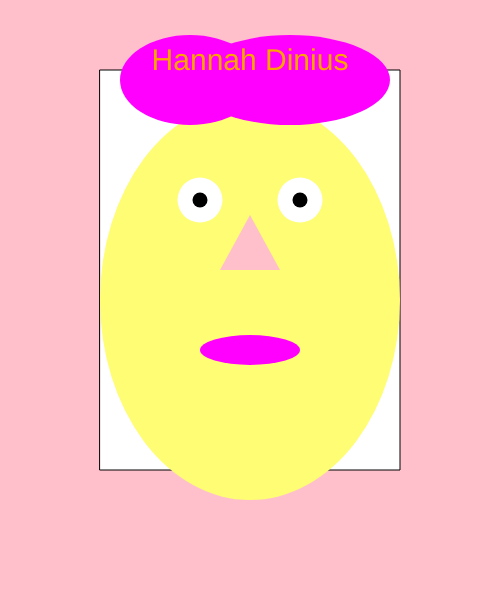
Frame 1 (no input)
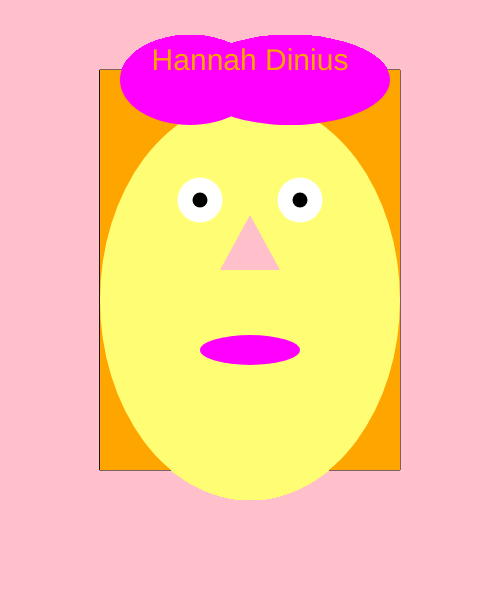
Frame 60 (no input)
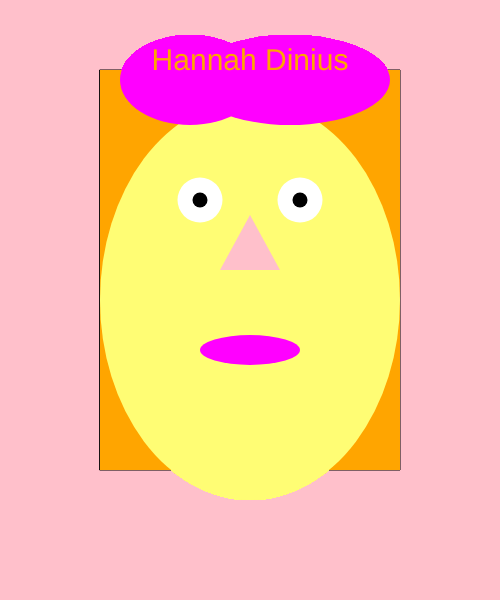
Frame 120 (the mouse pressed at the canvas centre since frame 60)

The p5.js sketch that drew these frames (run headless with seeded random() and noise() and a simulated clock; from frame 60 on, the mouse is pressed at the canvas centre):

// p5.js sketch
// ── sketch.js
function setup() {
  createCanvas(500, 600);
  background("pink");
}

function draw() {
  //text("X: "+mouseX, 0, height/3);
  //text("Y: "+mouseY, 0, height/2);
  // hair
  rect(100, 70, 300, 400);

  //head
  noStroke();
  fill("#FFFD74");
  ellipse(width / 2, height / 2, 300, 400);

  //eyes
  fill("white");
  ellipse(200, 200, 45, 45);
  ellipse(300, 200, 45, 45);

  fill("black");
  ellipse(200, 200, 15, 15);
  ellipse(300, 200, 15, 15);

  //nose
  fill("pink");
  triangle(250, 215, 280, 270, 220, 270);

  //mouth
  fill("#FF00FF");
  ellipse(250, 350, 100, 30);

  //Hair
  fill("#FF00FF");
  ellipse(190, 80, 140, 90);
  fill("#FF00FF");
  ellipse(290, 80, 200, 90);

  //please type your name
  textAlign(CENTER);
  fill("orange");
  textSize(30);
  text("Hannah Dinius", width / 2, 70);
}
function keyPressed() {
  fill("blue");
  textAlign(CENTER);
  textSize(32);
  text("nice to meet you", width / 2, 550);
}

// ── style.css
html, body {
  margin: 0;
  padding: 0;
}
canvas {
  display: block;
}
  body {
    background-color: white
  }
  canvas{ 
  display: block;
  border-width:4 px;
    border-style: dashed;
      border-color: blue
  }
body{ 
  background-color:aqua 
}
